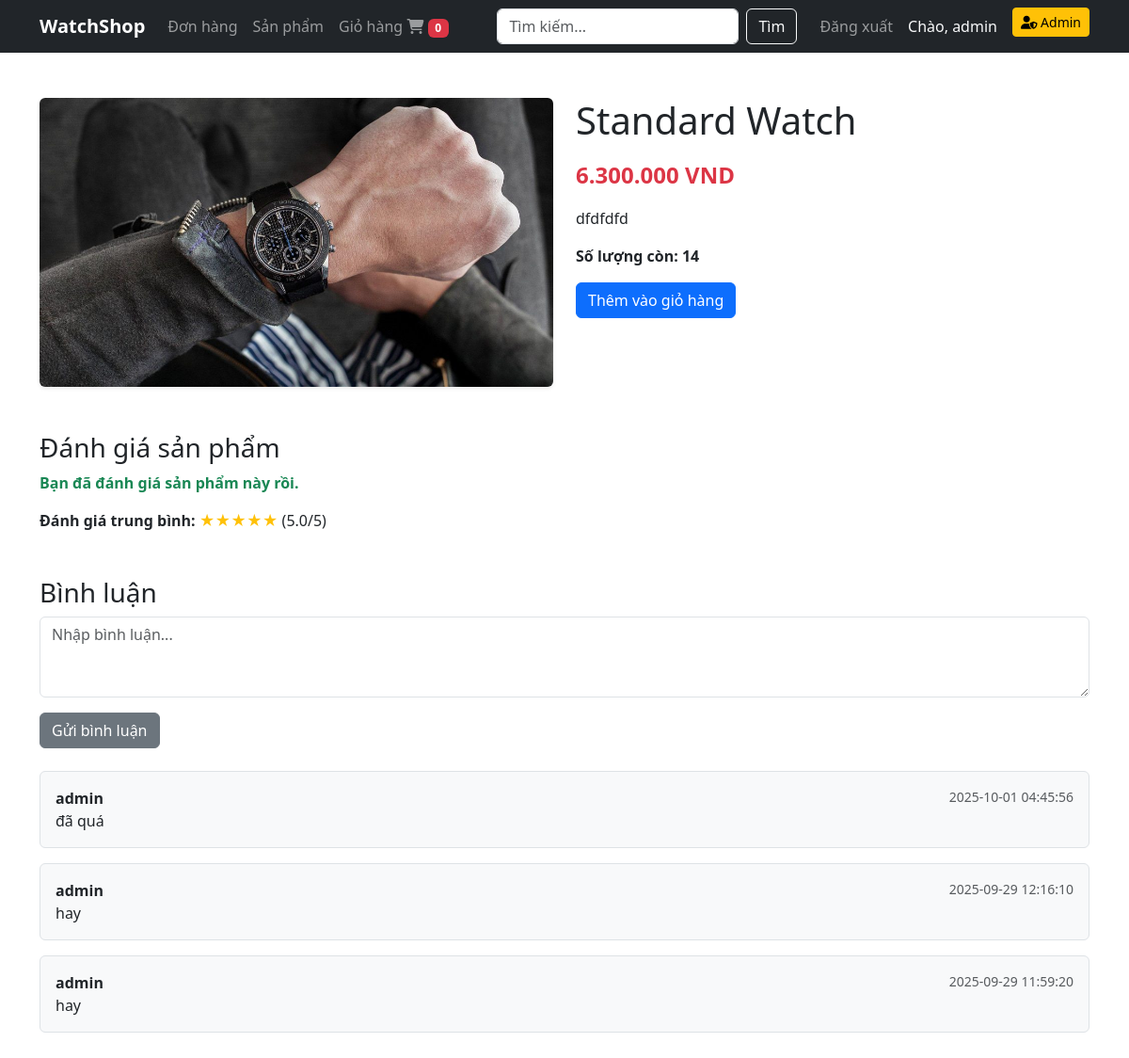
Page /index.php?action=productDetails&id=31 (signed in) on the earlier database version.
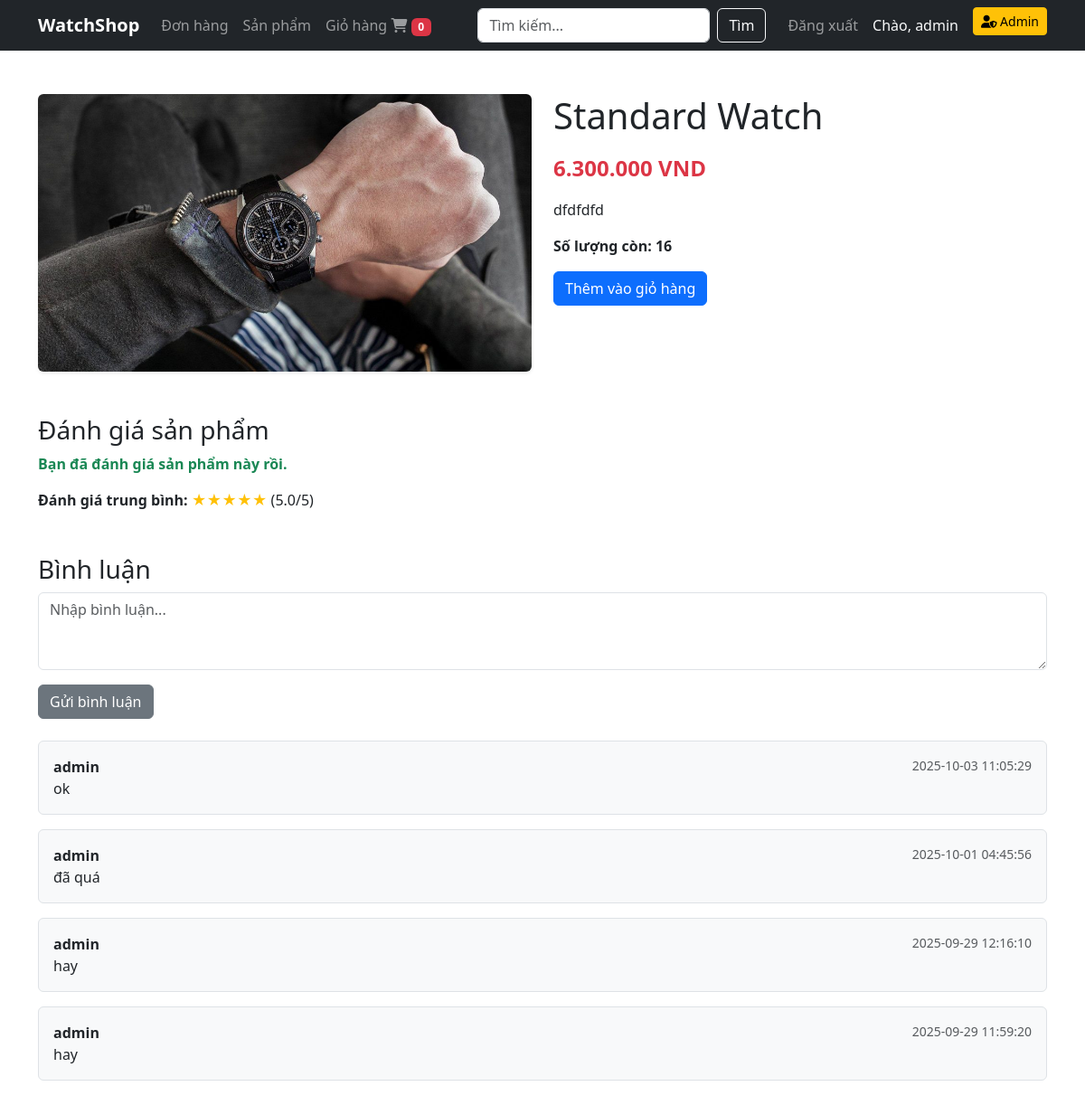
Same page on the later database version.
### tables this page shows
CREATE TABLE `products` (
  `id` int(11) NOT NULL,
  `name` varchar(255) NOT NULL,
  `description` text DEFAULT NULL,
  `image` varchar(255) DEFAULT NULL,
  `price` decimal(10,2) DEFAULT 0.00,
  `stock` int(11) NOT NULL,
  `category_id` int(11) NOT NULL,
  `created_at` timestamp NOT NULL DEFAULT current_timestamp(),
  `updated_at` timestamp NOT NULL DEFAULT current_timestamp() ON UPDATE current_timestamp()
);

CREATE TABLE `comments` (
  `id` int(11) NOT NULL,
  `product_id` int(11) NOT NULL,
  `user_id` int(11) NOT NULL,
  `comment_text` text NOT NULL,
  `created_at` timestamp NULL DEFAULT current_timestamp()
);

CREATE TABLE `users` (
  `id` int(11) NOT NULL,
  `fullname` varchar(32) NOT NULL,
  `username` varchar(50) NOT NULL,
  `password` varchar(255) NOT NULL,
  `email` varchar(100) NOT NULL,
  `phone` varchar(15) NOT NULL,
  `total_spent` decimal(15,2) NOT NULL DEFAULT 0.00,
  `role` enum('admin','user') NOT NULL DEFAULT 'user',
  `status` tinyint(1) NOT NULL DEFAULT 0,
  `level` enum('Diamond','Gold','Silver','Common') NOT NULL DEFAULT 'Common',
  `created_at` timestamp NOT NULL DEFAULT current_timestamp(),
  `updated_at` timestamp NOT NULL DEFAULT current_timestamp() ON UPDATE current_timestamp()
);

### controller/site/ProductController.php (called while the page is built, shortened)
<?php
require_once __DIR__ . "/../../model/Product.php";
require_once __DIR__ . "/../../model/Rating.php";
require_once __DIR__ . "/../../model/Comments.php";
class ProductController {
    private Product $productModel;
    private Rating $ratingModel;
    private Comments $commentsModel;
    public function __construct(Product $productModel, Rating $ratingModel, Comments $commentsModel) {
        $this->productModel = $productModel;
        $this->ratingModel = $ratingModel;
        $this->commentsModel = $commentsModel;
    }
    public function productDetails()
    {
        $user_id = $_SESSION['user']['id'];
        $id = $_GET['id'] ?? null;
        $product = $this->productModel->getProductById($id);
        $comments = $this->commentsModel->getComments($id);
        $averageRating = $this->ratingModel->getAverageRating($id);
        $isRating = $this->ratingModel->checkRating($id,$user_id);
        include __DIR__ . "/../../view/site/product-details.php";
    }
}

### model/Cart.php (called while the page is built, shortened)
<?php
class Cart{
    private $pdo;
    public function __construct($pdo) {
        $this->pdo = $pdo;
    }
    public function getTotalItems($userId) {
        $stmt = $this->pdo->prepare("SELECT SUM(quantity) AS total_items FROM cart_items WHERE user_id = ?");
        $stmt->execute([$userId]);
        return $stmt->fetch(PDO::FETCH_ASSOC)['total_items'] ?? 0;
    }
}
?>

### model/Product.php (called while the page is built, shortened)
<?php
class Product {
    private $pdo;
    public function __construct($pdo) {
        $this->pdo = $pdo;
    }
    public function getProductById(int $id): ?array {
        $stmt = $this->pdo->prepare("SELECT * FROM products WHERE id = :id");
        $stmt->execute(['id' => $id]);
        $product = $stmt->fetch(PDO::FETCH_ASSOC);
        return $product ?: null;
    }
}

### model/Rating.php (called while the page is built, shortened)
<?php
class Rating
{
    private $pdo;
    public function __construct($pdo) {
        $this->pdo = $pdo;
    }
    public function getAverageRating($product_id) {
        $stmt = $this->pdo->prepare("SELECT AVG(rating) as avg_rating FROM rating WHERE product_id = ?");
        $stmt->execute([$product_id]);
        return $stmt->fetchColumn();
    }
    public function checkRating($product_id,$user_id):bool {
        $stmt = $this->pdo->prepare("SELECT 1 FROM rating WHERE product_id = ? AND user_id = ?");
        $stmt->execute([$product_id, $user_id]);
        return (bool) $stmt->fetch();
    }
}
?>

### model/Comments.php (called while the page is built, shortened)
<?php
class Comments {
    private $pdo;
    public function __construct(PDO $pdo) {
        $this->pdo = $pdo;
    }
    public function getComments(int $id):array{
        $stmt = $this->pdo->prepare("SELECT c.*, u.username  FROM comments c JOIN users u ON c.user_id = u.id WHERE product_id = :id ORDER BY created_at DESC");
        $stmt->execute(['id' => $id]);
        return $stmt->fetchAll(PDO::FETCH_ASSOC);
    }
}
?>

### view/site/product-details.php (the view, shortened to what this page needs)
<?php include __DIR__ . '/components/header.php'; ?>
<div class="container py-5">
  <div class="row">
    <div class="col-md-6">
      <img src="view/image/<?= htmlspecialchars($product['image']) ?>"
           class="img-fluid rounded shadow-sm"
           alt="<?= htmlspecialchars($product['name']) ?>">
    </div>
    <div class="col-md-6">
      <h1 class="mb-3"><?= htmlspecialchars($product['name']) ?></h1>
      <p class="text-danger fs-4 fw-bold">
        <?= number_format($product['price'], 0, ',', '.') ?> VND
      </p>
      <p><?= nl2br(htmlspecialchars($product['description'])) ?></p>
      <p class="fw-bold">Số lượng còn: <?= $product['stock'] ?></p>
      <form method="POST" action="index.php?action=productDetails&id=<?= $product['id'] ?>">
          <button type="submit" class="btn btn-primary">Thêm vào giỏ hàng</button>
      </form>
    </div>
  </div>
<div class="mt-5">
  <h3>Đánh giá sản phẩm</h3>
  <?php if (!$isRating): ?>
    <form method="post" action="index.php?action=productDetails&id=<?= $product['id'] ?>" class="mb-4">
      <div class="mb-3">
        <label class="form-label">Chọn số sao:</label>
        <div class="d-flex gap-2">
          <?php for ($i = 5; $i >= 1; $i--): ?>
            <input type="radio" class="btn-check" name="rating" id="star<?= $i ?>" value="<?= $i ?>" required>
            <label for="star<?= $i ?>" class="btn btn-outline-warning">
              <?= str_repeat('★', $i) ?>
            </label>
          <?php endfor; ?>
        </div>
      </div>
      <button type="submit" class="btn btn-primary">Gửi đánh giá</button>
    </form>
  <?php else: ?>
    <p class="text-success fw-bold">Bạn đã đánh giá sản phẩm này rồi.</p>
  <?php endif; ?>
  <?php if (isset($averageRating)): ?>
    <div class="mb-4">
      <strong>Đánh giá trung bình: </strong>
      <span class="text-warning">
        <?= str_repeat('★', floor($averageRating)) ?>
      </span>
      (<?= number_format($averageRating, 1) ?>/5)
    </div>
  <?php endif; ?>
</div>
  <div class="mt-5">
    <h3>Bình luận</h3>
    <form method="post" action="index.php?action=productDetails&id=<?= $product['id'] ?>" class="mb-4">
      <div class="mb-3">
        <textarea name="comment_text" rows="3" class="form-control" placeholder="Nhập bình luận..." required></textarea>
      </div>
      <button type="submit" class="btn btn-secondary">Gửi bình luận</button>
    </form>
    <?php if (!empty($comments)): ?>
      <?php foreach ($comments as $cmt): ?>
        <div class="border rounded p-3 mb-3 bg-light">
          <strong><?= htmlspecialchars($cmt['username']) ?></strong>
          <small class="text-muted float-end"><?= htmlspecialchars($cmt['created_at']) ?></small>
          <p class="mb-0"><?= nl2br(htmlspecialchars($cmt['comment_text'])) ?></p>
        </div>
      <?php endforeach; ?>
    <?php else: ?>
      <p>Chưa có bình luận nào cho sản phẩm này.</p>
    <?php endif; ?>
  </div>
</div>
</body>
</html>

### index.php (shortened to what this page needs)
<?php
require_once __DIR__ . "/model/Product.php";
require_once __DIR__ . "/model/Rating.php";
require_once __DIR__ . "/model/Order.php";
require_once __DIR__ . "/model/Comments.php";
require_once __DIR__ . "/model/Cart.php";
require_once __DIR__ . "/controller/site/ProductController.php";
$pdo = Database::getConnection();
$productsModel =new Product($pdo);
$ratingModel= new Rating($pdo);
$commentsModel= new Comments($pdo);
$productController = new ProductController($productsModel,$ratingModel,$commentsModel);
$action = $_GET['action'] ?? 'home';
switch ($action) {
    case 'productDetails':
        $productController->productDetails();
        break;
}

### view/site/components/header.php (shortened to what this page needs)
<?php
require_once __DIR__ . "/../../../model/Cart.php";
$pdo = Database::getConnection();
$cart = new Cart($pdo);
$userId = $_SESSION['user']['id'];
$totalItems = $cart->getTotalItems($userId);
?>
<!DOCTYPE html>
<html lang="vi">
<head>
    <link href="https://cdn.jsdelivr.net/npm/bootstrap@5.3.0/dist/css/bootstrap.min.css" rel="stylesheet">
    <link href="https://cdnjs.cloudflare.com/ajax/libs/font-awesome/6.4.0/css/all.min.css" rel="stylesheet">
</head>
<body>
<nav class="navbar navbar-expand-lg navbar-dark bg-dark">
  <div class="container">
    <a class="navbar-brand fw-bold" href="index.php?action=home">WatchShop</a>
    <div class="collapse navbar-collapse" id="navbarNav">
      <ul class="navbar-nav me-auto">
          <li class="nav-item">
              <a class="nav-link" href="index.php?action=order">Đơn hàng</a>
          </li>
          <li class="nav-item">
              <a class="nav-link" href="index.php?action=getProducts">Sản phẩm</a>
          </li>
          <li class="nav-item">
              <a class="nav-link" href="index.php?action=cart">
                  Giỏ hàng <i class="fa fa-shopping-cart"></i>
                  <span class="badge bg-danger">
                      <?= $totalItems ?>
                  </span>
              </a>
          </li>
      </ul>
      <form class="d-flex me-3" method="get" action="index.php">
        <input class="form-control me-2" type="text" name="keyword" placeholder="Tìm kiếm..."
               value="<?= htmlspecialchars($_GET['keyword'] ?? '') ?>">
        <button class="btn btn-outline-light" type="submit">Tìm</button>
      </form>
      <ul class="navbar-nav">
          <li class="nav-item">
              <a class="nav-link" href="index.php?action=logout">Đăng xuất</a>
          </li>
          <li class="nav-item">
              <a class="nav-link text-light" href="index.php?action=editProfile">
                  Chào, <?= htmlspecialchars($_SESSION['user']['username'] ?? 'Khách') ?>
              </a>
          </li>
          <?php
          if (isset($_SESSION['user']['role']) && $_SESSION['user']['role'] === 'admin'):
          ?>
              <li class="nav-item ms-2">
                  <a href="index.php?action=homeAdmin" class="btn btn-warning btn-sm">
                      <i class="fas fa-user-shield"></i> Admin
                  </a>
              </li>
          <?php endif; ?>
      </ul>
    </div>
  </div>
</nav>
</body>
</html>

Differences in the rows shown:
changed products "Standard Watch": stock "14" → "16"
added comments: user.username "admin", created_at "2025-10-03 11:05:29", comment_text "ok"
